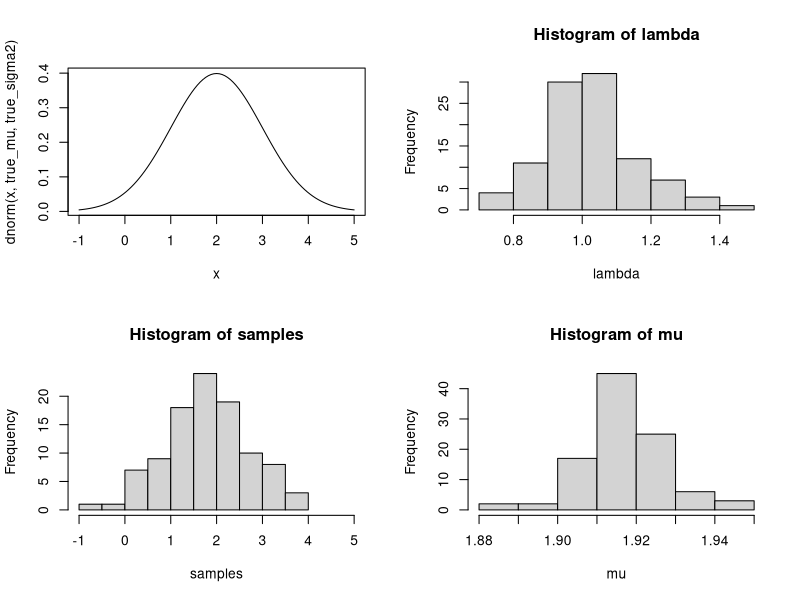

Reproduce this figure in R.
# variational_approximation_to_univariate_gaussian.R
# Author: Mark Greenaway

# This is the very first model I've ever tried to fit using variational approximations.
# This code is based entirely on the example from Section 21.5.1 on page 742 of
# Machine Learning: A Probabilistic Perspective

# Generate samples from true distribution x ~ N(2, 1^2)
true_mu = 2
true_sigma2 = 1^2
N = 100
x = rnorm(N, true_mu, true_sigma2)

mu_0 = 3
K_0 = 1/5
a_0 = 1
b_0 = 1
xbar = mean(x)

# These parameters are fixed
mu_N = (K_0 * mu_0 + N * xbar)/(K_0 + N)
a_N = a_0 + (N+1)/2

E_mu = function(mu_N)
{
  return(mu_N)
}

E_mu2 = function(mu_N, K_N)
{
  return(1/K_N + mu_N^2)
}

# Initialise
K_N = K_0
b_N = b_0
# Iteratively update until convergence
i = 1
while (TRUE) {
  K_N_last = K_N
  b_N_last = b_N
  
  K_N = (K_0 + N) * a_N/b_N
  b_N = b_0 + K_0*(E_mu2(mu_N, K_N) + mu_0^2 - 2*E_mu(mu_N) * mu_0) + 1/2*(sum(x^2 + E_mu2(mu_N, K_N) - 2*E_mu(mu_N)*x))
  
  if (isTRUE(all.equal(K_N, K_N_last)))
    break
  
  if (isTRUE(all.equal(b_N, b_N_last)))
    break
  
  print(paste("Iteration", i, ":", "K_N", K_N, "b_N", b_N))
  i = i + 1
}
# Compare the true distribution with the distribution that we fit
par(mfrow=c(2,2))
curve(dnorm(x, true_mu, true_sigma2), from=2-3, to=2+3)
lambda = rep(NA, N)
mu = rep(NA, N)
samples = rep(NA, N)
for(i in 1:N) {
  lambda[i] = rgamma(1, a_N, b_N)
  mu[i] = rnorm(1, mu_N, (K_N*lambda)^{-1})
  samples[i] = rnorm(1, mu[i], 1/lambda[i])
}
hist(lambda)
hist(samples, xlim=c(-1, 5))
hist(mu)
